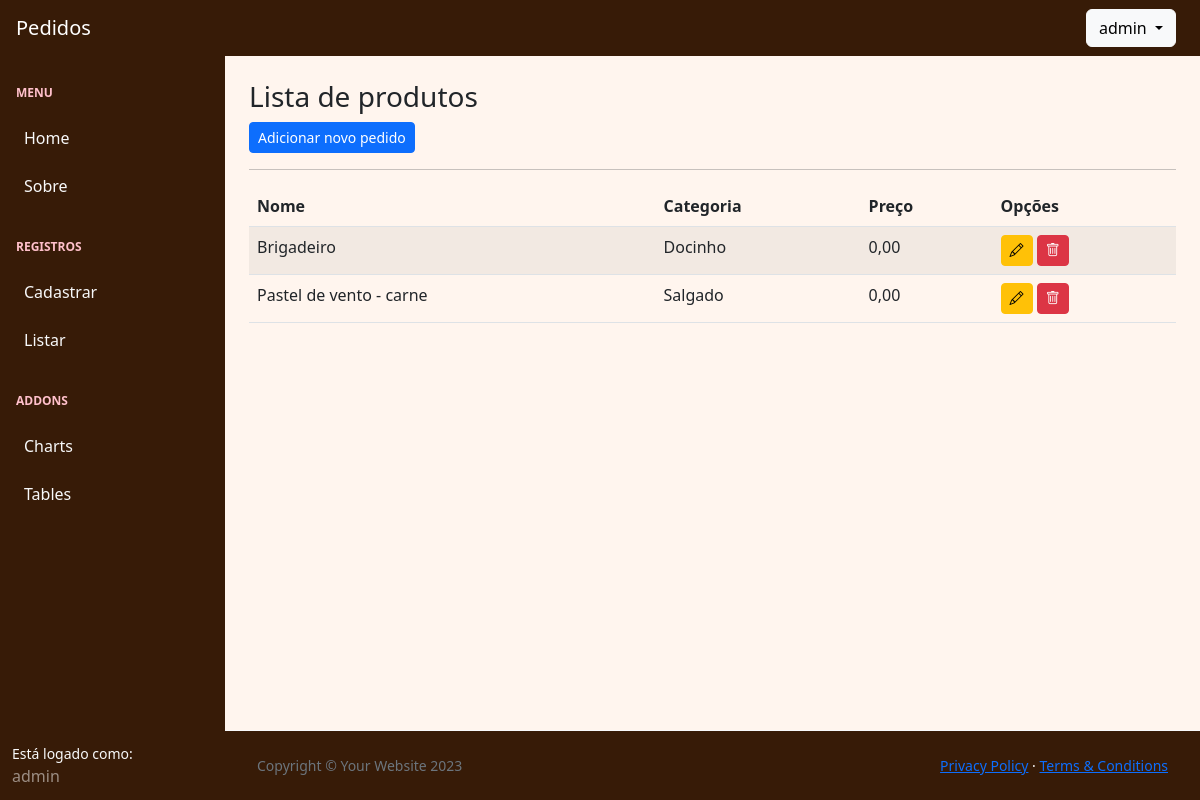
The app's page /listar/produtos/ (signed in), older data.
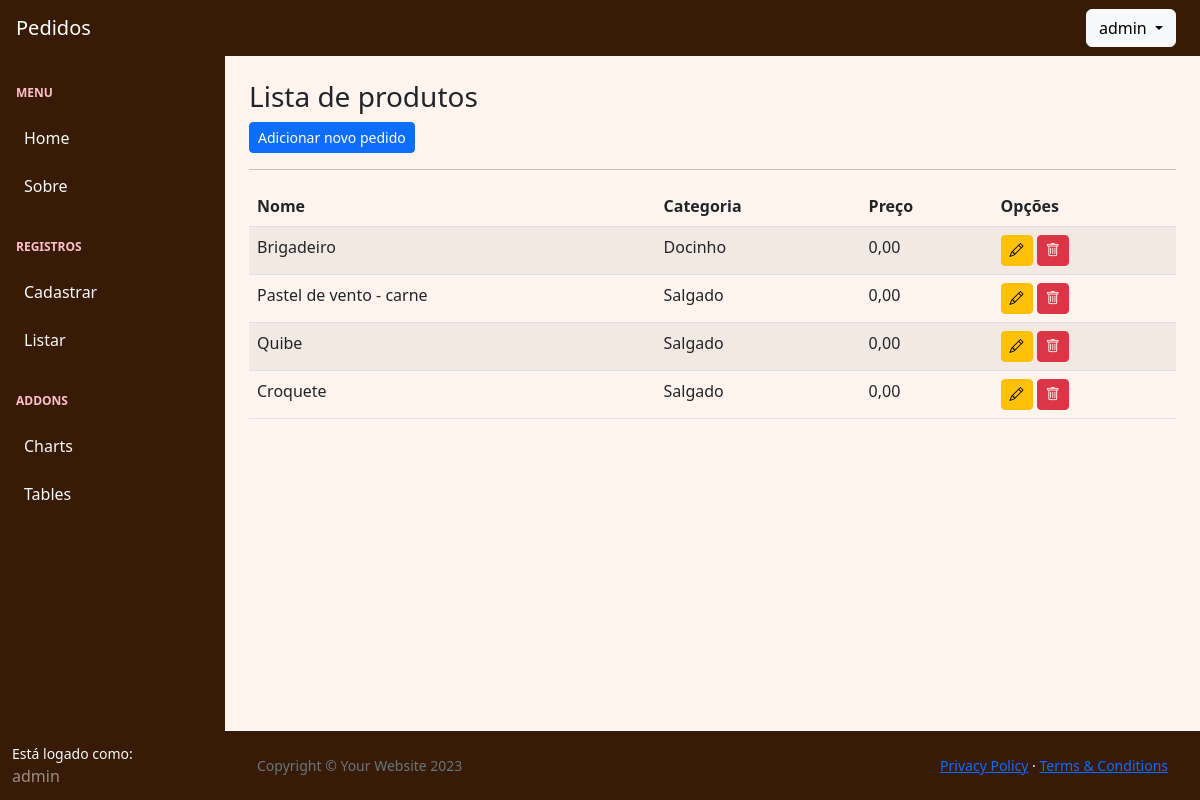
The same page, newer data.
### cadastros/models.py (models this page shows, shortened)
class Produto(models.Model):
    nome = models.CharField(max_length=100, verbose_name='Nome')
    categoria = models.ForeignKey(CategoriaProduto, on_delete=models.SET_NULL, null=True, verbose_name='Categoria')
    data_cadastro = models.DateTimeField(auto_now_add=True, verbose_name='Data de Cadastro')
    preco = models.DecimalField(max_digits=10, decimal_places=2, verbose_name='Preço', null=True)
    criado_por = models.ForeignKey(User, on_delete=models.PROTECT, null=True, blank=True, verbose_name='Criado por')

class CategoriaProduto(models.Model):
    nome = models.CharField(max_length=50, verbose_name='Categoria')

### cadastros/views.py (the view)
# urls.py: path('listar/produtos/', ProdutoList.as_view(), name='listar-produto'),
class ProdutoList(LoginRequiredMixin, FilterView):
    login_url = reverse_lazy('login')
    model = Produto
    template_name = 'cadastros/listas/produto.html'
    context_object_name = 'produtos'
    filterset_class = ProdutoFilter

### cadastros/templates/cadastros/listas/produto.html (shortened to what this page needs)
{% extends "paginas/modelo.html" %}
{% load static %}
{% block conteudo %}
<h3>Lista de produtos</h3>
<a href="{% url 'cadastrar-produto' %}" class="btn btn-primary btn-sm">Adicionar novo pedido</a>
<hr>
<div class="table-responsive">
    <table class="table table-striped" id="tabela-listar">
        <thead>
            <tr>
                <th>Nome</th>
                <th>Categoria</th>
                <th>Preço</th>
                <th>Opções</th>
            </tr>
        </thead>
        <tbody>
            {% for object in object_list %}
            <tr>
                <td>{{ object.nome }}</td>
                <td>{{ object.categoria.nome }}</td>
                <td>{{ object.preco }}</td>
                <td>
                    <a href="{% url 'atualizar-produto' object.id %}" class="btn btn-warning btn-sm"><i
                            class="bi bi-pencil"></i></a>
                    <a href="{% url 'excluir-produto' object.id %}" class="btn btn-danger btn-sm"><i
                            class="bi bi-trash"></i>
                </td>
            </tr>
            {% empty %}
            <tr>
                <td colspan="3">Nenhum registro encontrado</td>
            </tr>
            {% endfor %}
        </tbody>
    </table>
</div>
{% endblock %}

Row changes from the older to the newer data that the page shows:
added Produto: nome "Quibe", categoria.nome "Salgado", preco "0,00"
added Produto: nome "Croquete", categoria.nome "Salgado", preco "0,00"
